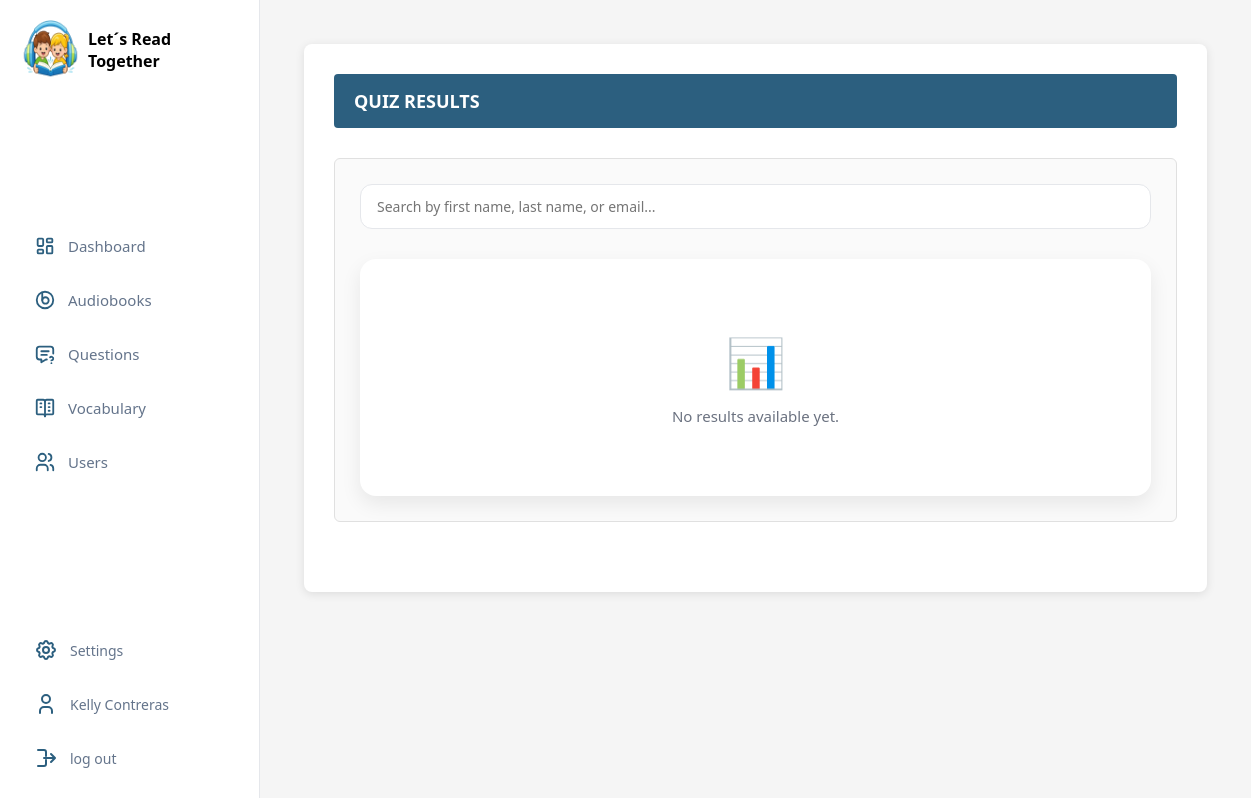
The page /usuarios/ (signed in) on the database as committed earlier.
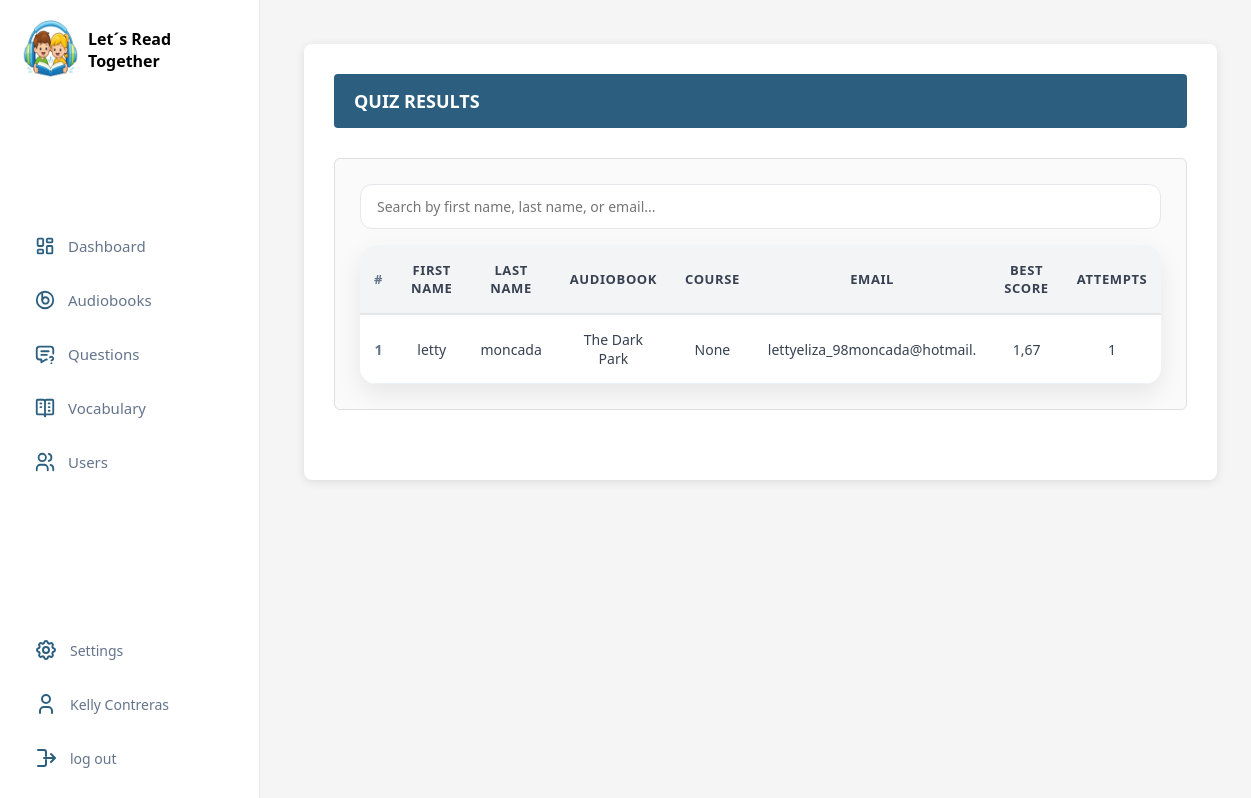
The same page on the database as committed later.
### apps/audiobooks/models.py (models this page shows, shortened)
class ResultadoCuestionario(models.Model):
    audiobook = models.ForeignKey(Audiobook, on_delete=models.CASCADE)
    nombre = models.CharField(max_length=150)
    apellido = models.CharField(max_length=150)
    curso = models.CharField(max_length=100, blank=True, null=True)
    correo = models.EmailField()
    puntaje = models.FloatField()
    creado_en = models.DateTimeField(auto_now_add=True)

### apps/audiobooks/views.py (the view)
# urls.py: path("usuarios/",views.usuarios_audiobook,name="usuarios"),
@login_required
def usuarios_audiobook(request):
    resultados = (
        ResultadoCuestionario.objects
        .filter(
            audiobook__added_by=request.user   # 🔥 CLAVE AQUÍ
        )
        .values("nombre", "apellido","audiobook__title","curso", "correo")
        .annotate(
            mejor_puntaje=Max("puntaje"),
            intentos=Count("id")
        )
        .order_by("-mejor_puntaje")
    )
    return render(
        request,
        "administrador/Usuarios/inicio_usuario.html",
        {
            "resultados": resultados,
            "titulo_libro": "Let´s Read Together"
        }
    )

### templates/administrador/Usuarios/inicio_usuario.html (shortened to what this page needs)
{% extends "administrador/inicio_administrador.html" %}
{% load static %}
{% block css %}
{{ block.super }}
<link rel="stylesheet" href="{% static 'css/style_administrador/usuarios.css' %}">
{% endblock %}
{% block content %}
<div class="results-container">
    <div class="results-header">
        <h1>Quiz Results</h1>
    </div>
    <div class="usuario-wrapers">
        <div class="search-box">
            <input type="text" id="searchInput" placeholder="Search by first name, last name, or email...">
        </div>
        {% if resultados %}
        <div class="table-wrapper">
            <table class="results-table">
                <thead>
                    <tr>
                        <th>#</th>
                        <th>First Name</th>
                        <th>Last Name</th>
                        <th>Audiobook</th>
                        <th>Course</th>
                        <th>Email</th>
                        <th>Best Score</th>
                        <th>Attempts</th>
                    </tr>
                </thead>
                <tbody>
                    {% for r in resultados %}
                    <tr>
                        <td>{{ forloop.counter }}</td>
                        <td>{{ r.nombre }}</td>
                        <td>{{ r.apellido }}</td>
                        <td>{{ r.audiobook__title }}</td>
                        <td>{{ r.curso }}</td>
                        <td>{{ r.correo }}</td>
                        <td>{{ r.mejor_puntaje }}</td>
                        <td>{{ r.intentos }}</td>
                    </tr>
                    {% endfor %}
                </tbody>
            </table>
        </div>
        {% else %}
        <div class="empty-state">
            <div class="empty-icon">📊</div>
            <p>No results available yet.</p>
        </div>
        {% endif %}
    </div>
</div>
{% endblock %}

Rows that differ between the two databases and show on the page:
added ResultadoCuestionario: nombre "letty", apellido "moncada", audiobook__title "The Dark Park", curso "None", correo "lettyeliza_98moncada@hotmail.", mejor_puntaje "1,67", intentos "1"
Other text that changed with them:
text no longer shown: "📊 No results available yet."
text now shown: "# FIRST NAME LAST NAME AUDIOBOOK COURSE EMAIL BEST SCORE ATTEMPTS"
